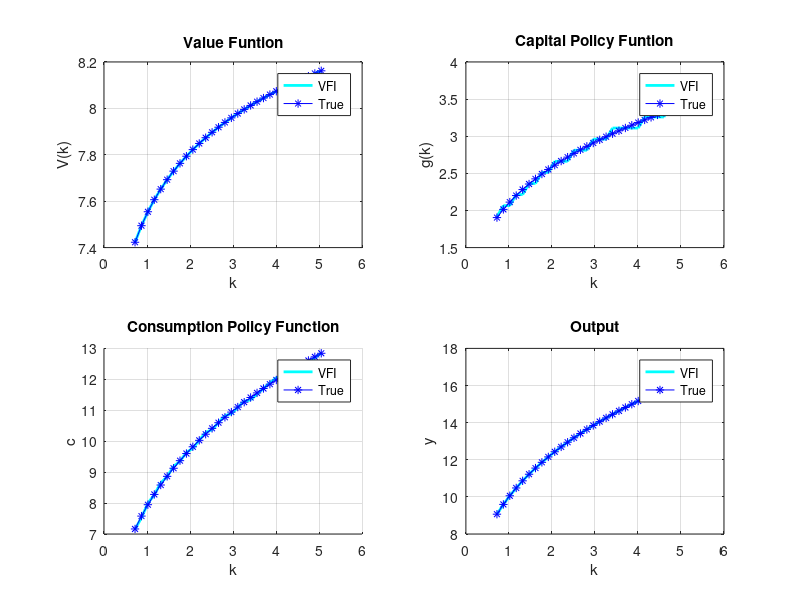
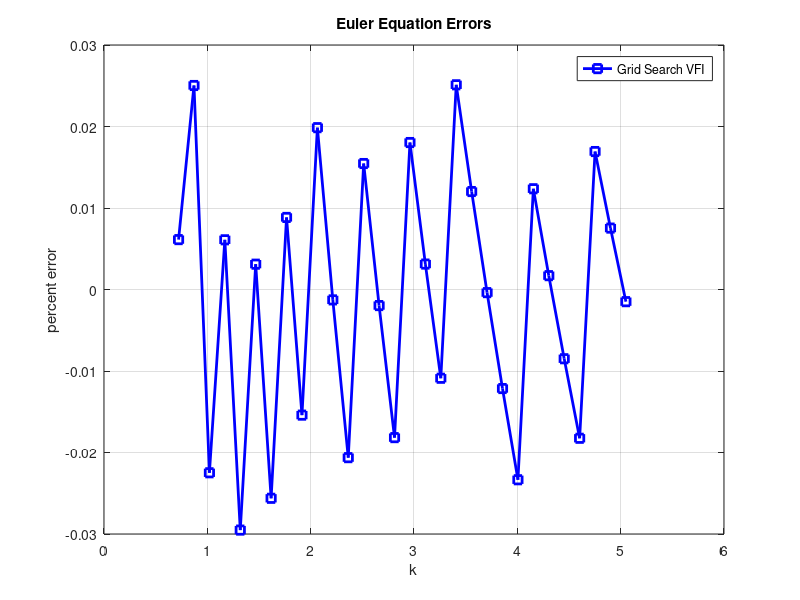

Here is the MATLAB script that generated these plots, in order:
% Solve the Deterministic NGM with VFI and Grid search
% Panagiotis Veneris, U of Liverpool
% 18/11/2020

% NOTE 1: This is the deterministic NGM, i.e there is no aggregate (and/or)
% idiosyncratic uncertainty

% NOTE 2: Grid search restricts k' to be on the grid of k (kgrid), which is
% useful since we only know values of V(k') for k' \in kgrid

clear; 
close all; 
clc;

% Define parameters
alpha   = 0.3;
beta    = 0.7;
A       = 10;
tol_pol = 1e-6;
maxit   = 1000; %max # of iterations
dif     = 0.1;
it      = 0 ; % iteration counter

% Solve for the steady state 
k_ss = (alpha*beta*A)^(1/(1-alpha));
c_ss = ((alpha*beta*A)^(alpha/(1-alpha)))*A*(1-alpha*beta);

% Grid for state variable (k)
kGridnum = 30; 
kmin     = 0.25*k_ss;
kmax     = 1.75*k_ss;
kGrid    = linspace(kmin,kmax,kGridnum); % equally-spaced grid for k 30x1 matrix

% Output at each gridpoint for k
Y  = A.*kGrid.^alpha;                         % 30x1 matrix (1st column:Y(k1), 2nd column:Y(k2)....etc)
YY = ones(kGridnum,1)*Y;                     % 30x30 matrix

KK = ones(kGridnum,1)*kGrid;                 % 30x30 matrix (1st column:K_1, 2nd column K_2

% Consumption at each level(gridpoint) of k'
C = YY-KK';

% Calculate Utility
U = log(C);

% Initial guess for value function
V  = zeros(kGridnum,1);                     % V_0(k) 30x1 matrix of 0s (guess matrix for value function): one guess for each possible state (30x1)
VV = V*ones(1,kGridnum);                    % 30x30 guess matrix for value function (1st column:V(k1), 2nd column:V(k2).....etc)
W  = U + beta*VV;                           % return function 30x30 matrix
R  = W';                                    % 30x30 matrix
V  = max(W)';                               % V(k) true value function

tic
while dif>tol_pol && it<maxit
    it = it+1; %and keep iterating
    
    VV  = V*ones(1,kGridnum);
    W   = U + beta*VV;             % W=u(c)+βV(k') --> RHS of Bellman
    V1  = max(W)';                 % solve for V1 by searching for the k' \to K that max the objective function W -->finds the max of the LHS of Bellman (V)
    dif = max(abs(V1-V));          % if dif>tolerance then update the value function (line 80)
    V   = V1;                      % update the value function (the new (updated) guess is V1)
   
     %fprintf('Iteration: %d\tConv. tol_pol.: %g\n',it,dif); 
     fprintf('iteration = %d, dif = %e\n', it, dif);
end
toc

% Find k' that gives the max V for each k
% For each value of k find the k' that max the Bellman equation (V) given the
% initial guess of the value function

[val,ind]=max(W);                      % vector of incides where W takes the max value

% Use indices to find the corresponding value of k' that gives the max value
% of V(k)
k_prime = kGrid(ind);                  % k' : capital policy function

% Consumption and output policy functions
c = Y - k_prime;      % consumption at each gridpoint of k (c = F(k) - k')
y = A.*kGrid.^alpha;  % same as y_actual since k_t is predetermined; 


%========  Actual (true) Policy Functions =======================

% True capital policy function
kprime_actual =  alpha*beta*A*kGrid.^alpha; % true (actual) k'

% True consumption policy function
c_actual = Y - kprime_actual;

% Actual output
y_actual = A.*kGrid.^alpha;  % true y (same as above since k_t is predetermined)

% Actual(true) Value Function
P = log((kGrid.^alpha).*A.*(1-alpha.*beta));
Q = (alpha./(1-alpha.*beta)).*log(alpha.*beta.*A.*(kGrid.^alpha));
Z = (log(1-alpha.*beta)+log(A)+(((beta.*alpha)./(1-alpha.*beta)).*log(A.*alpha.*beta)))./(1-beta);

v_actual = P + beta.*(Q+Z);

%================================================================


% Euler Equation Errors
e = (k_prime - kprime_actual)./kprime_actual; % percentage error between the true and the approximated policy functions

% Plots
figure('Name','VFI with Grid Search')
subplot(2,2,1)
 hold on;
 plot(kGrid,V1,'-c','Linewidth',2);
 plot(kGrid,v_actual,'b*-');
 hold off;
 xlabel('k');
 ylabel('V(k)');
 legend('VFI','True','Location','best');
 title('Value Funtion');
 box on;
 grid on;

subplot(2,2,2)
 hold on;
 plot(kGrid,k_prime,'-c','Linewidth',2);
 plot(kGrid,kprime_actual,'b*-')
 hold off;
 xlabel('k');
 ylabel('g(k)');
 legend('VFI','True','Location','best');
 title('Capital Policy Funtion');
 box on;
 grid on;

subplot(2,2,3)
 hold on;
 plot(kGrid,c,'-c','Linewidth',2);
 plot(kGrid,c_actual,'b*-');
 xlabel('k');
 ylabel('c');
 legend('VFI','True','Location','best');
 title('Consumption Policy Function');
 grid on;
 
 subplot(2,2,4)
 hold on;
 plot(kGrid,y,'-c','Linewidth',2);
 plot(kGrid,y_actual,'b*-');
 xlabel('k');
 ylabel('y');
 legend('VFI','True','Location','best');
 title('Output');
 box on;
 grid on;
 
figure('Name','Euler Errors with Grid Search')
 hold on
 plot(kGrid, e, 'bs-', 'LineWidth', 2)
 hold off
 grid on
 box on
 title('Euler Equation Errors')
 xlabel('k')
 ylabel('percent error')
 legend('Grid Search VFI', 'Location','best')
